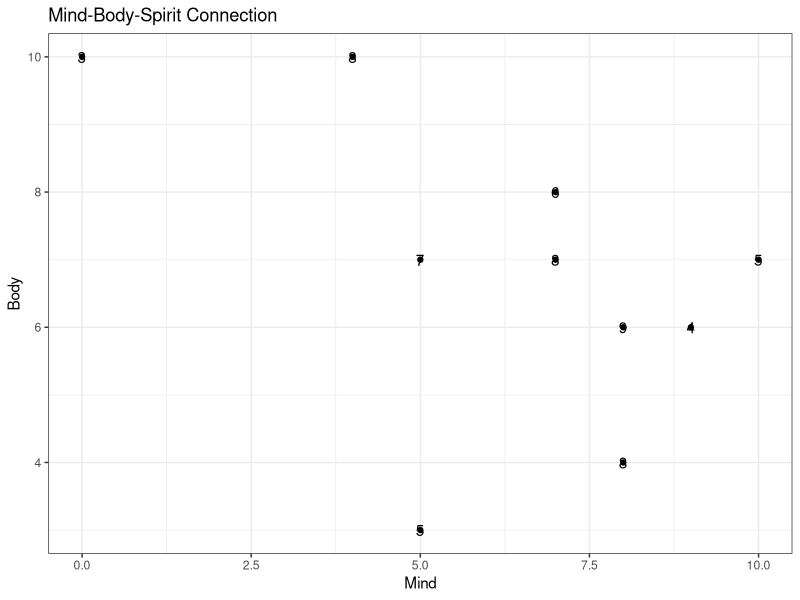
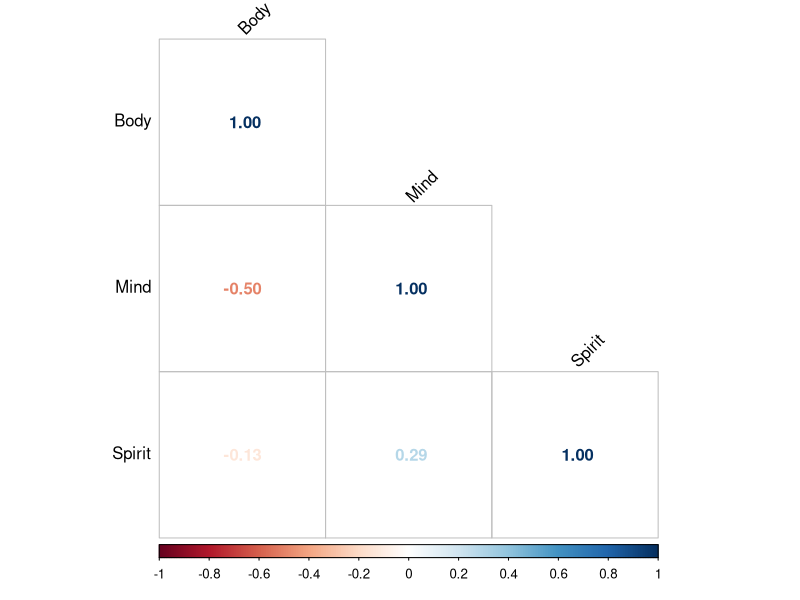

Here is the R script that generated these plots, in order:
#1
library(dplyr)
library(ggplot2)

#2
# Set theme for aesthetic 
theme_set(theme_bw())

#3
# Create dataframe
df <- data.frame(
  Mind = c(9, 8, 7, 7, 8, 10, 4, 0, 5, 5), 
  Body = c(6, 4, 8, 7, 6, 7, 10, 10, 3, 7), 
  Spirit = c(4, 8, 6, 8, 9, 5, 8, 3, 5, 7)
)

#4
# Generate a summary of the data
df_summary <- df %>%
  summarise_all(funs(mean))

#5
# Visualize the data
ggplot(data = df, aes(x = Mind, y = Body, label = Spirit)) +
  geom_point() +
  geom_text(aes(label = Spirit)) +
  labs(title = "Mind-Body-Spirit Connection")

#6
# Generate a correlation matrix
correlation_matrix <- cor(df)

#7
# Visualize correlation matrix
library(corrplot)

corrplot(correlation_matrix, 
         method = "number", 
         type = "lower", 
         order = "hclust", 
         tl.col = "black", 
         tl.srt = 45
)

#8
# Identify areas of highest correlation
maximum_correlation <- max(correlation_matrix[lower.tri(correlation_matrix)])

#9
# Generate a list of recommended activities
recommended_activities <- data.frame(
  Type = c("Mind", "Mind", "Body", "Spirit"),
  Activity = c("Meditation", "Reading", "Yoga", "Journaling")
)

#10
# Develop a plan to promote well-being
# Develop a plan that identifies activities that promote balance and wellness
wellness_plan <- data.frame(
  Activity = c("Meditation", "Yoga", "Reading", "Journaling"),
  Objective = c("Reduce stress", "Increase strength", "Increase knowledge", "Reflective insight")
)

#11
# Create a program to encourage participation
# Create incentives for participation
incentives <- c("Flexible schedule",
                "Free or reduced price membership fees",
                "Group discounts", 
                "Gift cards for participation")

#12
# Implement the program
# Set up meetings with potential sponsors
potential_sponsors <- c("Community organizations", 
                        "Local businesses", 
                        "Medical offices",
                        "Universities")

#13
# Create informational materials
# Design flyer for program
flyer_design <- data.frame(
  Title = "A Holistic Health Initiative",
  Description = "Promoting the mind-body-spirit connection, fostering balance and wellness"
)

#14
# Develop promotional material
promotional_material <- data.frame(
  Quote = "Join the journey of self discovery and see how far you can go.",
  Information = c("Partnership with local businesses to promote wellness activities",
                  "Free or reduced price membership fees for those who join")
)

#15
# Develop a website to promote program
website_development <- data.frame(
  Domain_Name = "holistichealth.com",
  Information = c("Overview of the program",
                  "List of activities and their objectives",
                  "Information about sponsors and incentives")
)

#16
# Promote the program
# Develop a social media strategy
social_media_strategy <- data.frame(
  Channel = c("Facebook", "Instagram", "Twitter"),
  Content = c("Share inspiring quotes related to holistic health",
              "Share photographs of participants in activities",
              "Share stories of success related to the program")
)

#17
# Create an evaluation plan 
# Develop metrics to measure program effectiveness
program_metrics <- c("Number of participants",
                     "Number of activities attended",
                     "Participant feedback")

#18
# Create a means to track program results
result_tracking <- c("Survey participants after each activity",
                     "Monitor website traffic to program page",
                     "Use customer relationship management software to track participant data")

#19
# Create a database to store program information
database_creation <- data.frame(
  Table_Name = c("Participant", "Activity", "Sponsor", "Incentive"),
  Column_Name = c("Name", "Activity", "Company", "Type")
)

#20
# Develop a plan for data analysis 
data_analysis <- c("Conduct monthly analysis of program results",
                   "Compare results over time to determine trends",
                   "Develop reports to see how program is progressing")